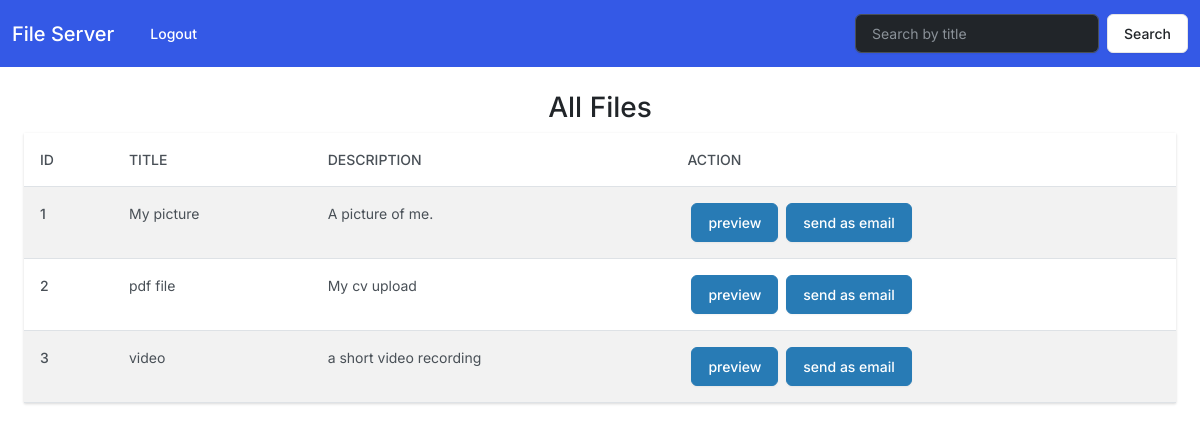
Screenshot of / (signed in) with the database file from the repository.
### server/models.py (models this page shows)
class File(models.Model):
    title = models.CharField(max_length=250)
    description = models.TextField()
    file = models.FileField()
    previews = models.IntegerField(default=0)
    emails_sent = models.IntegerField(default=0)

### server/views.py (the view)
# urls.py: path("", views.index, name="index"),
@login_required
def index(request):
    if request.method == "POST":
        search = request.POST["search"]
        files = File.objects.filter(title__contains=search)
    else:
        files = File.objects.all()
    return render(request, "server/feed.html", {"files": files})

### server/templates/server/feed.html (shortened to what this page needs)
{% extends "base.html" %}
{% block content %}
<nav class="navbar navbar-expand-lg bg-primary" data-bs-theme="dark">
  <div class="container-fluid">
    <a class="navbar-brand" href="{% url 'server:index' %}">File Server</a>
    <div class="collapse navbar-collapse" id="navbarColor01">
      <ul class="navbar-nav me-auto">
        <li class="nav-item">
          <a class="nav-link active" href="{% url 'server:logout' %}">Logout</a>
        </li>
      </ul>
      <form class="d-flex" action="{% url 'server:index' %}" method="POST">
        <input class="form-control me-sm-2" type="text" placeholder="Search by title" name="search">
        <button class="btn btn-secondary my-2 my-sm-0" type="submit">Search</button>
      </form>
    </div>
  </div>
</nav>
<div class="text-center mt-4">
  <h3>All Files</h3>
</div>
<div class="mx-4">
  <table class="table table-hover table-striped">
    <thead>
      <tr>
        <th scope="col">ID</th>
        <th scope="col">Title</th>
        <th scope="col">Description</th>
        <th scope="col">Action</th>
      </tr>
    </thead>
    <tbody>
    {% for file in files %}
      <tr>
        <th scope="row">{{ file.id }}</th>
        <td>{{ file.title }}</td>
        <td>{{ file.description }}</td>
        <td>
          <div class="d-flex">
            <div class="mx-1"><a href="{% url 'server:preview' file.id %}" target="_blank" class="btn btn-info">preview</a></div>
            <div class="mx-1"><a href="{% url 'server:create_email' file.id %}" class="btn btn-info">send as email</a></div>
          </div>
        </td>
      </tr>
    {% endfor %}
    </tbody>
  </table>
</div>
{% endblock %}

### rows the page displays
File: id "1", title "My picture", description "A picture of me."
File: id "2", title "pdf file", description "My cv upload"
File: id "3", title "video", description "a short video recording"
